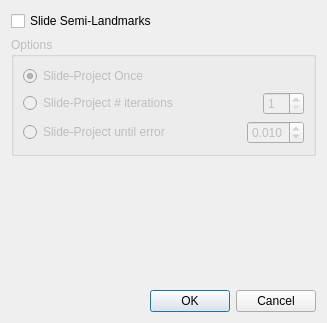
<?xml version="1.0" encoding="UTF-8"?>
<ui version="4.0">
 <class>SlideDialog</class>
 <widget class="QDialog" name="SlideDialog">
  <property name="windowModality">
   <enum>Qt::ApplicationModal</enum>
  </property>
  <property name="geometry">
   <rect>
    <x>0</x>
    <y>0</y>
    <width>327</width>
    <height>323</height>
   </rect>
  </property>
  <property name="windowTitle">
   <string>Warp-Project-Slide</string>
  </property>
  <layout class="QVBoxLayout" name="verticalLayout_2">
   <item>
    <layout class="QHBoxLayout" name="horizontalLayout_2">
     <item>
      <widget class="QCheckBox" name="m_slideCB">
       <property name="text">
        <string>Slide Semi-Landmarks</string>
       </property>
      </widget>
     </item>
     <item>
      <spacer name="horizontalSpacer_3">
       <property name="orientation">
        <enum>Qt::Horizontal</enum>
       </property>
       <property name="sizeHint" stdset="0">
        <size>
         <width>40</width>
         <height>20</height>
        </size>
       </property>
      </spacer>
     </item>
    </layout>
   </item>
   <item>
    <widget class="QGroupBox" name="groupBox">
     <property name="enabled">
      <bool>false</bool>
     </property>
     <property name="title">
      <string>Options</string>
     </property>
     <layout class="QVBoxLayout" name="verticalLayout">
      <item>
       <widget class="QRadioButton" name="m_slideOnce_RB">
        <property name="text">
         <string>Slide-Project Once</string>
        </property>
        <property name="checked">
         <bool>true</bool>
        </property>
       </widget>
      </item>
      <item>
       <layout class="QHBoxLayout" name="horizontalLayout_4">
        <item alignment="Qt::AlignLeft">
         <widget class="QRadioButton" name="m_slideNX_RB">
          <property name="text">
           <string>Slide-Project # iterations</string>
          </property>
         </widget>
        </item>
        <item>
         <spacer name="horizontalSpacer_4">
          <property name="orientation">
           <enum>Qt::Horizontal</enum>
          </property>
          <property name="sizeHint" stdset="0">
           <size>
            <width>40</width>
            <height>20</height>
           </size>
          </property>
         </spacer>
        </item>
        <item>
         <widget class="QSpinBox" name="m_slideNum_SB">
          <property name="enabled">
           <bool>false</bool>
          </property>
          <property name="minimum">
           <number>1</number>
          </property>
         </widget>
        </item>
       </layout>
      </item>
      <item>
       <layout class="QHBoxLayout" name="horizontalLayout_5">
        <item alignment="Qt::AlignLeft">
         <widget class="QRadioButton" name="m_slideConverge_RB">
          <property name="text">
           <string>Slide-Project until error</string>
          </property>
         </widget>
        </item>
        <item>
         <spacer name="horizontalSpacer_2">
          <property name="orientation">
           <enum>Qt::Horizontal</enum>
          </property>
          <property name="sizeHint" stdset="0">
           <size>
            <width>40</width>
            <height>20</height>
           </size>
          </property>
         </spacer>
        </item>
        <item>
         <widget class="QDoubleSpinBox" name="m_slideError_SB">
          <property name="enabled">
           <bool>false</bool>
          </property>
          <property name="decimals">
           <number>3</number>
          </property>
          <property name="minimum">
           <double>0.001000000000000</double>
          </property>
          <property name="maximum">
           <double>1.000000000000000</double>
          </property>
          <property name="singleStep">
           <double>0.001000000000000</double>
          </property>
          <property name="value">
           <double>0.01000000000000</double>
          </property>
         </widget>
        </item>
       </layout>
      </item>
     </layout>
    </widget>
   </item>
   <item>
    <spacer name="verticalSpacer">
     <property name="orientation">
      <enum>Qt::Vertical</enum>
     </property>
     <property name="sizeHint" stdset="0">
      <size>
       <width>20</width>
       <height>40</height>
      </size>
     </property>
    </spacer>
   </item>
   <item>
    <widget class="QDialogButtonBox" name="buttonBox">
     <property name="orientation">
      <enum>Qt::Horizontal</enum>
     </property>
     <property name="standardButtons">
      <set>QDialogButtonBox::Cancel|QDialogButtonBox::Ok</set>
     </property>
    </widget>
   </item>
  </layout>
 </widget>
 <resources/>
 <connections>
  <connection>
   <sender>buttonBox</sender>
   <signal>accepted()</signal>
   <receiver>SlideDialog</receiver>
   <slot>accept()</slot>
   <hints>
    <hint type="sourcelabel">
     <x>248</x>
     <y>254</y>
    </hint>
    <hint type="destinationlabel">
     <x>157</x>
     <y>274</y>
    </hint>
   </hints>
  </connection>
  <connection>
   <sender>buttonBox</sender>
   <signal>rejected()</signal>
   <receiver>SlideDialog</receiver>
   <slot>reject()</slot>
   <hints>
    <hint type="sourcelabel">
     <x>316</x>
     <y>260</y>
    </hint>
    <hint type="destinationlabel">
     <x>286</x>
     <y>274</y>
    </hint>
   </hints>
  </connection>
  <connection>
   <sender>m_slideNX_RB</sender>
   <signal>toggled(bool)</signal>
   <receiver>m_slideNum_SB</receiver>
   <slot>setEnabled(bool)</slot>
   <hints>
    <hint type="sourcelabel">
     <x>127</x>
     <y>103</y>
    </hint>
    <hint type="destinationlabel">
     <x>270</x>
     <y>104</y>
    </hint>
   </hints>
  </connection>
  <connection>
   <sender>m_slideConverge_RB</sender>
   <signal>toggled(bool)</signal>
   <receiver>m_slideError_SB</receiver>
   <slot>setEnabled(bool)</slot>
   <hints>
    <hint type="sourcelabel">
     <x>121</x>
     <y>138</y>
    </hint>
    <hint type="destinationlabel">
     <x>277</x>
     <y>139</y>
    </hint>
   </hints>
  </connection>
  <connection>
   <sender>m_slideCB</sender>
   <signal>toggled(bool)</signal>
   <receiver>groupBox</receiver>
   <slot>setEnabled(bool)</slot>
   <hints>
    <hint type="sourcelabel">
     <x>99</x>
     <y>20</y>
    </hint>
    <hint type="destinationlabel">
     <x>163</x>
     <y>102</y>
    </hint>
   </hints>
  </connection>
 </connections>
</ui>
